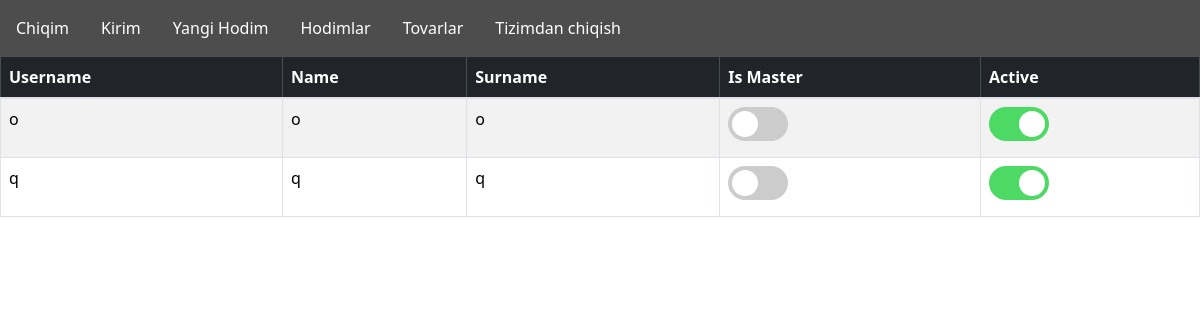
The app's page /users/ (signed in) with its own data.
### users/models.py (models this page shows)
class MyUser(AbstractUser):
    username = models.CharField(unique=True)
    password = models.CharField()
    name = models.CharField(max_length=255)
    surname = models.CharField(max_length=255)
    is_master = models.BooleanField(default=False)
    def __str__(self):
        return self.username

### users/views.py (the view)
# urls.py: path('', include("users.urls")),
def users(request):
    if request.user.is_superuser:
        userlar = MyUser.objects.filter(is_superuser=False)
        print(userlar)
        return render(request, 'users/users.html', {'userlar': userlar})
    return redirect('products:home')

### users/templates/users/users.html (shortened to what this page needs)
{% extends 'products/base.html' %}
{% block body %}
<table class="table table-striped table-hover table-bordered">
    <thead class="table-dark">
        <tr>
            <th>Username</th>
            <th>Name</th>
            <th>Surname</th>
            <th>Is Master</th>
            <th>Active</th>
        </tr>
    </thead>
    <tbody>
        {% for user in userlar %}
            <tr>
                <td>{{ user.username }}</td>
                <td>{{ user.name }}</td>
                <td>{{ user.surname }}</td>
                <td>
                    <form action="{% url 'users:makemaster' user.id %}" method="get">
                        <label class="switch">
                            <span class="slider"></span>
                        </label>
                    </form>
                </td>
                <td>
                    <form action="{% url 'users:makeactive' user.id %}" method="get">
                        <label class="switch">
                            <span class="slider"></span>
                        </label>
                    </form>
                </td>
            </tr>
        {% empty %}
            <tr>
                <td colspan="5" class="text-center">No users found.</td>
            </tr>
        {% endfor %}
    </tbody>
</table>
{% endblock %}

### users/templates/users/users.html (style rules this page uses)
.switch { position: relative; display: inline-block; width: 60px; height: 34px; }
.slider { position: absolute; cursor: pointer; top: 0; left: 0; right: 0; bottom: 0; background-color: #ccc; transition: 0.4s; border-radius: 34px; }
.slider:before { position: absolute; content: ""; height: 26px; width: 26px; left: 4px; bottom: 4px; background-color: white; transition: 0.4s; border-radius: 50%; }
input:checked + .slider { background-color: #4cd964; }
input:checked + .slider:before { transform: translateX(26px); }

### records on screen
MyUser: username "o", name "o", surname "o"
MyUser: username "q", name "q", surname "q"
